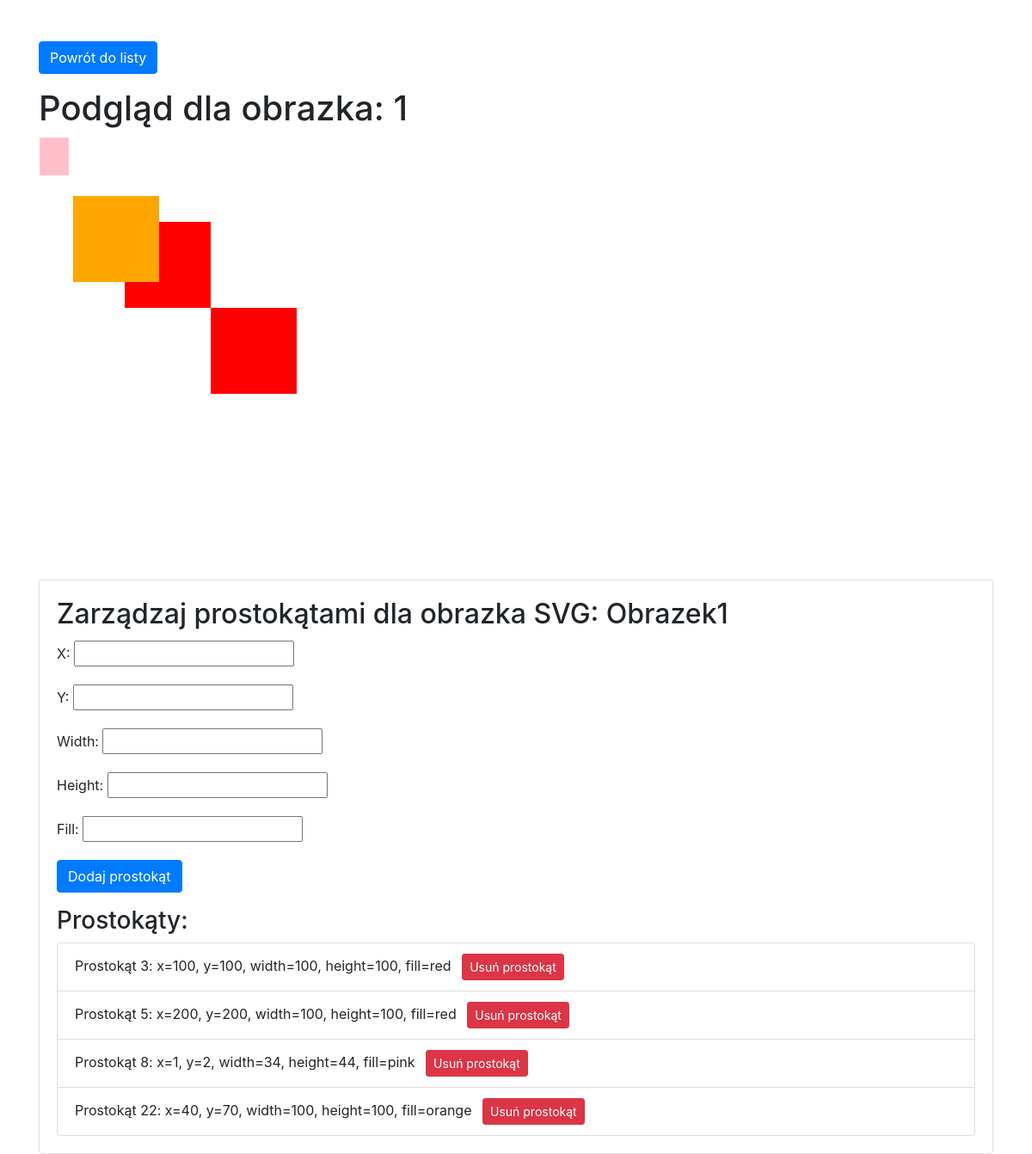
/manage_my_pictures/2/, run on the app's committed database.
### polls/models.py (models this page shows, shortened)
class SVGImage(models.Model):
    image_name = models.CharField(max_length=200, default="1")
    width = models.PositiveIntegerField()
    height = models.PositiveIntegerField()
    viewbox = models.CharField(max_length=50) # obszar widzenia obrazka
    version = models.CharField(max_length=10) # wersja svg
    xmlns = models.URLField()
    users = models.ManyToManyField(User)
    description = models.TextField(blank=True)
    pub_date = models.DateTimeField(default=timezone.now())
    tags = models.ManyToManyField(Tag, blank=True)

class Rectangle(models.Model):
    svg_image = models.ForeignKey(SVGImage, on_delete=models.CASCADE, related_name='rectangles')
    x = models.PositiveIntegerField()
    y = models.PositiveIntegerField()
    width = models.PositiveIntegerField()
    height = models.PositiveIntegerField()
    fill = models.CharField(max_length=20) # wypełnienie

### polls/views.py (the view)
# urls.py: path("manage_my_pictures/<int:user_id>/", views.manage_my_pictures, name = 'manage_my_pictures'),
def manage_my_pictures(request, user_id):
    user = User.objects.get(id=user_id)
    form = RectangleForm()
    svg_images = user.svgimage_set.all()
    if request.method == 'POST':
        if 'add' in request.POST:
            form = RectangleForm(request.POST)
            if form.is_valid():
                rectangle = form.save(commit=False)
                image_id = int(request.POST.get('image_id'))
                rectangle.svg_image = get_object_or_404(SVGImage, id=image_id)
                rectangle.save()
                return render(request, 'polls/manage_my.html', {'svg_images':svg_images,'form':form})
        elif 'remove' in request.POST:
            image_id = request.POST.get('image_id')
            rectangle_id = request.POST.get('rectangle_id')
            if rectangle_id:
                svgimage = get_object_or_404(SVGImage, id=image_id)
                rectangle = get_object_or_404(Rectangle, id=rectangle_id)
                svgimage.del_rectangle(rectangle_id)
                return render(request, 'polls/manage_my.html', {'form': form, 'svg_images': svg_images})
    else:
        return render(request, 'polls/manage_my.html', {'form': form, 'svg_images': svg_images})

### polls/forms.py
class RectangleForm(forms.ModelForm):
    rectangle_id = forms.IntegerField(widget=forms.HiddenInput, required=False)  # Dodanie pola na ID prostokąta
    image_id = forms.IntegerField(widget=forms.HiddenInput, required=False)  # Dodanie pola na ID prostokąta
    class Meta:
        model = Rectangle
        fields = ['image_id','rectangle_id', 'x', 'y', 'width', 'height', 'fill']

### polls/templates/polls/manage_my.html (shortened to what this page needs)
<!DOCTYPE html>
<html lang="en">
<head>
    <link rel="stylesheet" href="https://stackpath.bootstrapcdn.com/bootstrap/4.5.2/css/bootstrap.min.css">
</head>
<body>
    <div class="container mt-5">
        <a href="/" class="btn btn-primary mb-3">Powrót do listy</a>
        {% for image in svg_images %}
            <h1>Podgląd dla obrazka: {{ image.id }}</h1>
            <svg width="{{ image.width }}" height="{{ image.height }}" viewBox="{{ image.viewbox }}" version="{{ image.version }}" xmlns="{{ image.xmlns }}">
                {% for rect in image.rectangles.all %}
                    <rect x="{{ rect.x }}" y="{{ rect.y }}" width="{{ rect.width }}" height="{{ rect.height }}" fill="{{ rect.fill }}" />
                {% endfor %}
            </svg>
            <div class="card mt-3">
                <div class="card-body">
                    <h2 class="card-title">Zarządzaj prostokątami dla obrazka SVG: {{ image.image_name }}</h2>
                    <form method="post">
                        {{ form.as_p }}
                        <button type="submit" name="add" class="btn btn-primary">Dodaj prostokąt</button>
                    </form>
                    {% if image.rectangles.all %}
                        <h3 class="mt-3">Prostokąty:</h3>
                        <ul class="list-group">
                            {% for rectangle in image.rectangles.all %}
                                <li class="list-group-item">
                                    Prostokąt {{ rectangle.id }}: x={{ rectangle.x }}, y={{ rectangle.y }}, width={{ rectangle.width }}, height={{ rectangle.height }}, fill={{ rectangle.fill }}
                                    <form method="post" class="d-inline">
                                        <button type="submit" name="remove" class="btn btn-danger btn-sm ml-2">Usuń prostokąt</button>
                                    </form>
                                </li>
                            {% endfor %}
                        </ul>
                    {% endif %}
                </div>
            </div>
        {% endfor %}
    </div>
</body>
</html>

### data on the page
SVGImage: id "1", width 500 (drawn), image_name "Obrazek1"
Rectangle: id "3", x "100", y "100", width "100", height "100", fill "red"
Rectangle: id "5", x "200", y "200", width "100", height "100", fill "red"
Rectangle: id "8", x "1", y "2", width "34", height "44", fill "pink"
Rectangle: id "22", x "40", y "70", width "100", height "100", fill "orange"
